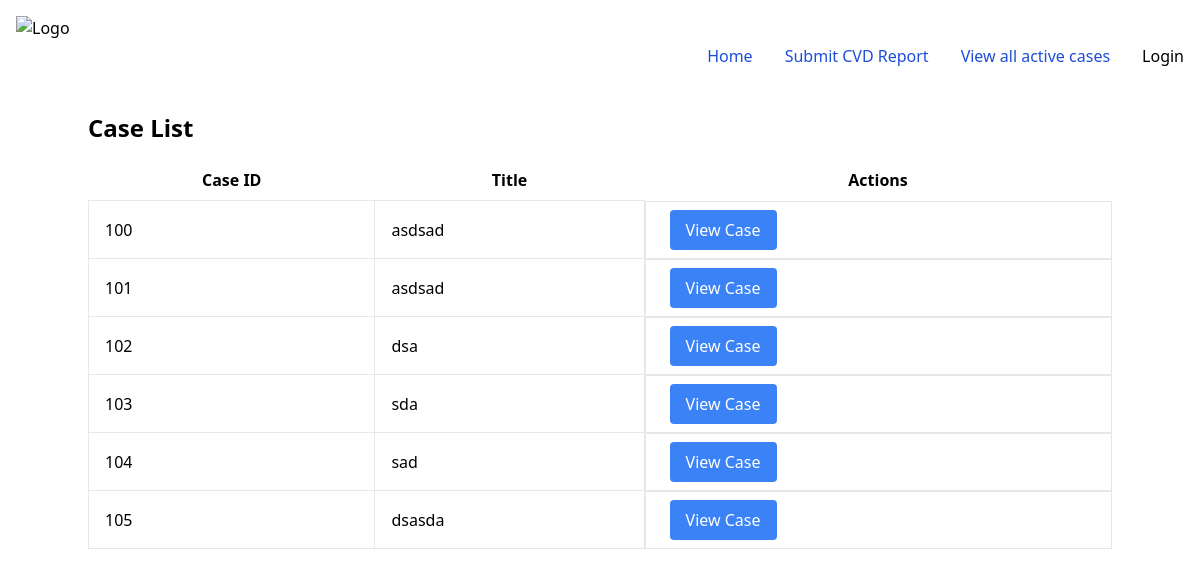
The page /cases/ on the database as committed earlier.
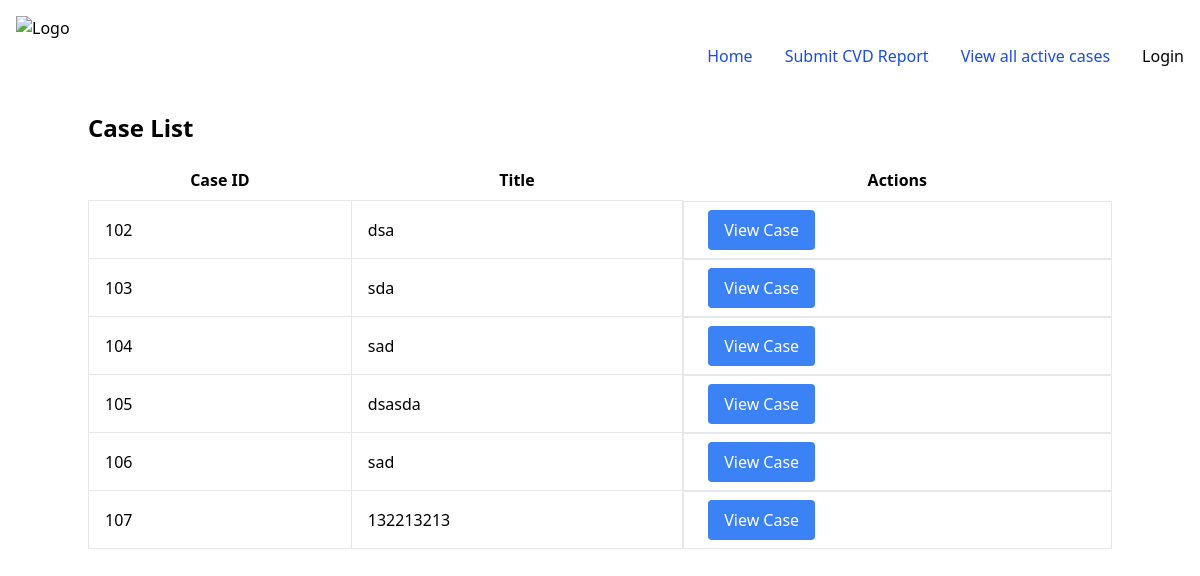
The same page on the database as committed later.
### cases_service/models.py (models this page shows, shortened)
class Case(models.Model):
    title = models.CharField(max_length=200)
    description = models.TextField()

### cases_service/views.py (the view)
# urls.py: path("", views.CaseListView.as_view(), name='case_list'),
class CaseListView(generic.ListView):
    model = Case
    template_name = 'cases_service/case_list.html'
    context_object_name = 'cases'
    def get_queryset(self):
        return Case.objects.all()

### cases_service/templates/cases_service/case_list.html (shortened to what this page needs)
{% extends 'base_app/base.html' %} {% block title %}Case List{% endblock %}
{%block content %}
<h1 class="text-2xl font-bold mb-4">Case List</h1>
<table class="table-auto w-full">
  <thead>
    <tr>
      <th class="px-4 py-2">Case ID</th>
      <th class="px-4 py-2">Title</th>
      <th class="px-4 py-2">Actions</th>
    </tr>
  </thead>
  <tbody>
    {% for case in cases %}
    <tr>
      <td class="border px-4 py-2">{{ case.id }}</td>
      <td class="border px-4 py-2">{{ case.title }}</td>
      <td class="border px-4 py-2 flex items-center">
        <a
          href="{% url 'cases_service:case_detail' case.id %}"
          class="ml-2 bg-blue-500 text-white py-2 px-4 rounded hover:bg-blue-700"
        >
          View Case
        </a>
      </td>
    </tr>
    {% endfor %}
  </tbody>
</table>
{% endblock %}

### base_app/templates/base_app/base.html (shortened to what this page needs)
<!DOCTYPE html>
<html>
  <head>
    <script src="https://cdn.tailwindcss.com"></script>
  </head>
  <body>
    <nav class="bg-white border-gray-200 dark:bg-gray-900">
      <div
        class="max-w-screen-xl flex flex-wrap items-center justify-between mx-auto p-4"
      >
        <a href="{% url 'home' %}" class="flex items-center">
          <img
            src="https://allvectorlogo.com/img/2019/08/national-cyber-security-centre-ncsc-logo-vector.png"
            class="h-20 mr-3"
            alt="Logo"
          />
        </a>
        <div class="hidden w-full md:block md:w-auto" id="navbar-default">
          <ul
            class="font-medium flex flex-col p-4 md:p-0 mt-4 border border-gray-100 rounded-lg bg-gray-50 md:flex-row md:space-x-8 md:mt-0 md:border-0 md:bg-white dark:bg-gray-800 md:dark:bg-gray-900 dark:border-gray-700"
          >
            <li>
              <a
                href="{% url 'home' %}"
                class="block py-2 pl-3 pr-4 text-white bg-blue-700 rounded md:bg-transparent md:text-blue-700 md:p-0 dark:text-white md:dark:text-blue-500"
                aria-current="page"
                >Home</a
              >
            </li>
            {% if user.is_authenticated %}
            <li>
              <a
                href="{% url 'cvd_service:cvd_list' %}"
                class="block py-2 pl-3 pr-4 text-white bg-blue-700 rounded md:bg-transparent md:text-blue-700 md:p-0 dark:text-white md:dark:text-blue-500"
                aria-current="page"
                >CVD module</a
              >
            </li>
            <li>
              <a
                href="{% url 'cases_service:case_list' %}"
                class="block py-2 pl-3 pr-4 text-white bg-blue-700 rounded md:bg-transparent md:text-blue-700 md:p-0 dark:text-white md:dark:text-blue-500"
                aria-current="page"
                >Cases module</a
              >
            </li>
            {% else %}
            <li>
              <a
                href="{% url 'cvd_service:cvd_list' %}"
                class="block py-2 pl-3 pr-4 text-white bg-blue-700 rounded md:bg-transparent md:text-blue-700 md:p-0 dark:text-white md:dark:text-blue-500"
                aria-current="page"
                >Submit CVD Report</a
              >
            </li>
            <li>
              <a
                href="{% url 'cases_service:case_list' %}"
                class="block py-2 pl-3 pr-4 text-white bg-blue-700 rounded md:bg-transparent md:text-blue-700 md:p-0 dark:text-white md:dark:text-blue-500"
                aria-current="page"
                >View all active cases</a
              >
            </li>
            {% endif %} {% if user.is_authenticated %}
            <li><a href="{% url 'logout' %}">Logout</a></li>
            {% else %}
            <li><a href="{% url 'login' %}">Login</a></li>
            {% endif %}
          </ul>
        </div>
      </div>
    </nav>
    <main class="container mx-auto">{% block content %} {% endblock %}</main>
  </body>
</html>

Rows that differ between the two databases and show on the page:
removed Case: id "100", title "asdsad"
removed Case: id "101", title "asdsad"
added Case: id "106", title "sad"
added Case: id "107", title "132213213"
